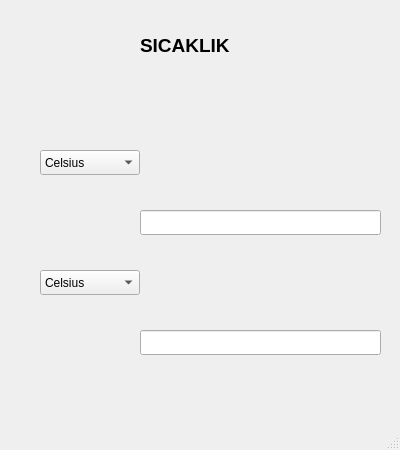
<?xml version="1.0" encoding="UTF-8"?>
<ui version="4.0">
 <class>MainWindows_sicaklik</class>
 <widget class="QMainWindow" name="MainWindows_sicaklik">
  <property name="geometry">
   <rect>
    <x>0</x>
    <y>0</y>
    <width>400</width>
    <height>450</height>
   </rect>
  </property>
  <property name="windowTitle">
   <string>SICAKLIK</string>
  </property>
  <widget class="QWidget" name="centralwidget">
   <widget class="QLabel" name="label">
    <property name="geometry">
     <rect>
      <x>140</x>
      <y>30</y>
      <width>121</width>
      <height>31</height>
     </rect>
    </property>
    <property name="font">
     <font>
      <pointsize>14</pointsize>
      <weight>75</weight>
      <bold>true</bold>
     </font>
    </property>
    <property name="text">
     <string>SICAKLIK</string>
    </property>
   </widget>
   <widget class="QComboBox" name="comboBox">
    <property name="geometry">
     <rect>
      <x>40</x>
      <y>150</y>
      <width>100</width>
      <height>25</height>
     </rect>
    </property>
    <item>
     <property name="text">
      <string>Celsius</string>
     </property>
    </item>
    <item>
     <property name="text">
      <string>Kelvin</string>
     </property>
    </item>
    <item>
     <property name="text">
      <string>Fahrenheit</string>
     </property>
    </item>
    <item>
     <property name="text">
      <string>Rankine</string>
     </property>
    </item>
    <item>
     <property name="text">
      <string>Reaumur</string>
     </property>
    </item>
   </widget>
   <widget class="QLineEdit" name="lineEdit_3">
    <property name="geometry">
     <rect>
      <x>140</x>
      <y>210</y>
      <width>241</width>
      <height>25</height>
     </rect>
    </property>
   </widget>
   <widget class="QComboBox" name="comboBox_2">
    <property name="geometry">
     <rect>
      <x>40</x>
      <y>270</y>
      <width>100</width>
      <height>25</height>
     </rect>
    </property>
    <item>
     <property name="text">
      <string>Celsius</string>
     </property>
    </item>
    <item>
     <property name="text">
      <string>Kelvin</string>
     </property>
    </item>
    <item>
     <property name="text">
      <string>Fahrenheit</string>
     </property>
    </item>
    <item>
     <property name="text">
      <string>Rankine</string>
     </property>
    </item>
    <item>
     <property name="text">
      <string>Reaumur</string>
     </property>
    </item>
   </widget>
   <widget class="QLineEdit" name="lineEdit_4">
    <property name="geometry">
     <rect>
      <x>140</x>
      <y>330</y>
      <width>241</width>
      <height>25</height>
     </rect>
    </property>
   </widget>
  </widget>
  <widget class="QMenuBar" name="menubar">
   <property name="geometry">
    <rect>
     <x>0</x>
     <y>0</y>
     <width>400</width>
     <height>26</height>
    </rect>
   </property>
  </widget>
  <widget class="QStatusBar" name="statusbar"/>
 </widget>
 <resources/>
 <connections/>
</ui>
